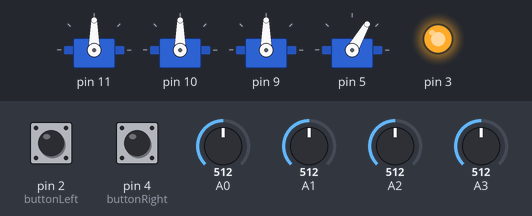
Recording of a sketch running on a simulated Arduino Uno, built with avr-gcc and run on an emulated ATmega328P. Parts: 4 × servo, output pins drawn as LEDs (lit = HIGH). The test bench sets the inputs (shaded band); at power-on: pin 2 (buttonLeft) HIGH, pin 4 (buttonRight) HIGH, A0 = 512, A1 = 512, A2 = 512, A3 = 512. What the sketch prints to the serial monitor is not drawn.

Above: at 0.1 s.
At 1.1 s:
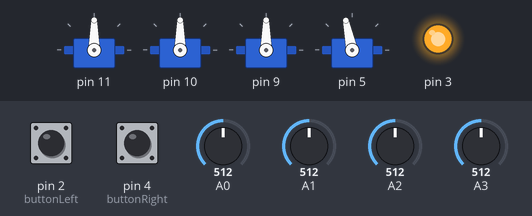
At 1.5 s:
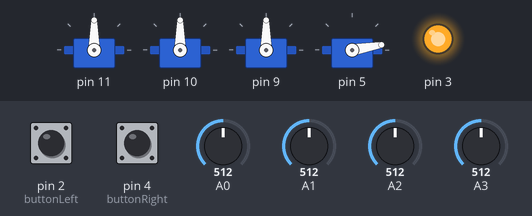
Timing chart, 0 to 3.0 s (numbered marks = the images above):
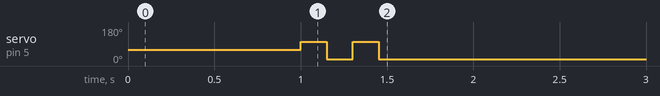

The sketch:

armLearn.ino
```cpp
//version 0.9.8
// enable an robot arm to learn motion

#include <Servo.h>
#include <SoftwareSerial.h>

SoftwareSerial mySerial(12, 13);     // hc06 bluetooth rx/tx
const int SERVOS = 4, MAXSPEED = 10; // servo pin 11/10/9/5 base/left/right/gripper
int PIN[SERVOS], value[SERVOS], currentAngle[SERVOS], MIN[SERVOS], MAX[SERVOS], INITANGLE[SERVOS];
Servo myservo[SERVOS];
int aOrg[] = {90, 90, 90};  // initial angle for base/left/right arm arm
int demoActions[9][4] = { { 90,  55, 165, 30},    // demo mode by pressing right button when boot
                          { 45, 145,  90,  0},
                          { 90,  55, 165,  0},
                          {135, 145,  90, 30},
                          { 90,  55, 165, 30},
                          {135, 145,  90,  0},
                          { 90,  55, 165,  0},
                          { 45, 145,  90, 30},
                          { 90,  55, 165, 30}
                       };

int DELAYTIME = 200;
int servo_moving[SERVOS] = {0,0,0,0};
boolean stringComplete = false;
int bt_servo = 0;
int bt_move = 0;
int idle[] = {0,0,0,0};
boolean learningMode = false, autoPlayMode = false, autoDemoMode = false;
boolean clawClosed = false, bootbuttonPressed = false;
int const maxAutoActions = 100;
int autoAction[maxAutoActions][SERVOS];  // can record up to 20 actions
int actionIndex = 0;  // total steps of an movement
int buttonPreState = 0;
int buttonLeft = 2, buttonRight = 4;
int threshLeft = 300, threshRight = 700;
int clawOpenangle = 10, clawCloseangle = 102;
int demospeed = 1;  //1 for 1x, 2 for 2x...

void setup() {
  Serial.begin(9600);    // RX/TX = D0/D1
  pinMode(2, INPUT_PULLUP);  //2 to memorize
  pinMode(4, INPUT_PULLUP);  //4 to start actions
  pinMode(3, OUTPUT);

  digitalWrite(3, HIGH);
  Serial.print(digitalRead(buttonLeft));
  Serial.print(" , ");
  Serial.println(digitalRead(buttonRight));

  mySerial.begin(38400); // RX/TX = D12/D13 for bluetooth

  init_Pins();
  cutcut();

  // long press left button for recording mode
  if (!digitalRead(buttonLeft)) {
    learningMode = true;
    buttonPreState = 1;
    delay(1000);
    digitalWrite(3, LOW);
    Serial.println("learningMode!!");
  }

  // long press right button for demo mode
  if (!digitalRead(buttonRight)) {
    autoDemoMode = true;
    buttonPreState = 1;
    auto_mode();
  }
}

void loop() {
  armfromto(autoAction[actionIndex], autoAction[0]);
}

void init_Pins(){
  PIN[0] = 11;          // pin to attach servo
  MIN[0] = 10;          // minimal angle of this servo based on mechanic structure
  MAX[0] = 179;         // maximum angle of this servo based on mechanic structure
  INITANGLE[0] = 90;    // initial angle at start up
  PIN[1] = 10;
  MIN[1] = 10;
  MAX[1] = 140;
  INITANGLE[1] = 90;
  PIN[2] = 9;
  MIN[2] = 40;
  MAX[2] = 170;
  INITANGLE[2] = 90;
  PIN[3] = 5;
  MIN[3] = 10;
  MAX[3] = 102;
  INITANGLE[3] = 60;

  //set motors to initial angles
  initMotors();

  // reset autoaction angles to record
  for (int i = 0 ; i < maxAutoActions; i++){
    for (int j = 0 ; j < SERVOS; j++){
      autoAction[i][j] = 0;
    }
  }
  // set autoAction[0][] = aOrg[];
  for (int i = 0 ; i < SERVOS-1; i++){
    autoAction[0][i] = aOrg[i];
  }
  autoAction[0][SERVOS-1] = clawOpenangle;
}

void move_bt(){
  checkSoftSerial();  // read bluetooth and set servo_moving[i] for each servo, format +1/0/-1

  for (int i = 0; i < SERVOS; i++){
    currentAngle[i] = myservo[i].read();  // get existing serveo angle

    if (servo_moving[i] != 0){
      currentAngle[i] += servo_moving[i];  // +/- angles based on the info from bluetooth
      currentAngle[i] = currentAngle[i] > MAX[i] ? --currentAngle[i] : currentAngle[i];  // ensure target angle within safe range
      currentAngle[i] = currentAngle[i] < MIN[i] ? ++currentAngle[i] : currentAngle[i];
      myservo[i].write(currentAngle[i]);  // rotate each servo
      delay(20);
    }
  }
}

// read from bluetooth and illustrate into angle change
// the format is 2 digit like "31", the first digit is servo , the 2nd digit is 1 or 2 for +/- angle
void checkSoftSerial() {
  String str = "";

  if (mySerial.available()){
    for (int i = 0 ; i < 2; i++){
      str += (char)mySerial.read();
    }
    // the servo to move
    int value = str.toInt();
    bt_servo = value / 10;

    // the direction to move
    int angle = value % 10;
    if (angle == 2) bt_move = 1;
    else if (angle == 1) bt_move = -1;
    else bt_move = 0;

    servo_moving[bt_servo] = bt_move;  // so we set +1/0/-1 into array to be used in move_bt()
  }
}

void move_arm(){
  boolean armChanged = false;

  for (int i = 0; i < SERVOS; i++){
    value[i] = analogRead(i);              // read the mecharm value from analog port 0~3
    delay(2);
    currentAngle[i] = myservo[i].read();   // get existing angles

    if (value[i] > threshRight) {
      idle[i] = 0;      // reset idle because someone touch the mecharm
      armChanged = true;
      if (currentAngle[i] > MIN[i]) --currentAngle[i]; // adjust the angle according to mecharm direction
      if (i == SERVOS-1) currentAngle[i] = clawCloseangle;            // for claw, only open/close mode
    } else if (value[i] < threshLeft) {
      idle[i] = 0;
      armChanged = true;
      if (currentAngle[i] < MAX[i]) ++currentAngle[i];
      if (i == SERVOS-1) currentAngle[i] = clawOpenangle;
    } else {
      ++idle[i];
    }

    if (idle[i] >= 100){
      //myservo[i].detach();  // optional: detach servo after idle for a while
      idle[i] = 0;
    }
  }
  if (armChanged){
    for (int i = 0 ; i < SERVOS; i++){
      // before write angle , let's attach servo if not
      if (!myservo[i].attached()) myservo[i].attach(PIN[i]);
      myservo[i].write(currentAngle[i]);
    }
  }
  delay(20);
}

// memorize the actions
void move_mem(){
  if (!autoPlayMode){
    if (learningMode){
      //Serial.println("learningMode");
      // if one of any button pressed, memorize the angles
      if (!digitalRead(buttonRight)) {
        // done recoding, going to auto play
        autoPlayMode = true;
        return;
      }
      int buttonPressed = !digitalRead(buttonLeft);
      //Serial.print("buttonPressed = ");
      //if (buttonPressed) Serial.println("buttonPressed");
      delay(1);


      if (buttonPreState && buttonPressed) return; // repeated count of the same press
      else if (!buttonPreState && buttonPressed){  // Left button pressed to record
      actionIndex++;
        buttonPreState = true;
        if (actionIndex < maxAutoActions){
          Serial.print("actionIndex = ");
          Serial.println(actionIndex);
          for(int i = 0; i < SERVOS; i++){
            int tmp = myservo[i].read();
            Serial.print(tmp);
            Serial.print(" , ");
            autoAction[actionIndex][i] = tmp;
          }
          Serial.println("");


          if (actionIndex == maxAutoActions) autoPlayMode = true;
        }
      } else buttonPreState = buttonPressed;

      if (!digitalRead(buttonRight)) { // Right button pressed
        autoPlayMode = true;
      }
    }
  } else {
    // auto Playing Mode
    autoPlay();
  }
  //delay(100);
}

// open and close the claw 2 times
void cutcut(){
  delay(1000);
  for (int i = 0; i < 2; i++){
    closeclaw(true);
    delay(150);
    closeclaw(false);
    delay(150);
  }
}

// auto mode for demo purpose, can be paused any time if mecharm is touched
void auto_mode(){
  int elements = sizeof(demoActions) / (4*sizeof(int));
  Serial.print("elements = ");
  Serial.println(elements);
  cutcut();
  while(1){
    for (int i = 0; i < elements-1; i++){
      if (buttonPressed()) {
        learningMode = false;
        autoPlayMode = false;
        autoDemoMode = false;
        return;
      }
      armfromto(demoActions[i], demoActions[i+1]);
    }
  }
}

//play recorded mode
void autoPlay(){
  digitalWrite(3, HIGH);
  // moving from current to the first position
  //Serial.print("autoPlay: last one to 0 : total ");
  //Serial.println(actionIndex);
  //armfromto(autoAction[actionIndex], autoAction[0]);
  initMotors();
  delay(1000);
  cutcut();

  while(1){
    for (int i = 0; i < actionIndex; i++){
      Serial.println("start playing...");

      // pause if mecharm touched, resume if touch again
      if (buttonPressed()) {
        learningMode = false;
        autoPlayMode = false;
        autoDemoMode = false;
        return;
      }
      Serial.print("autoplay : =============");
      Serial.println(i);
      armfromto(autoAction[i], autoAction[i+1]);
    }
    delay(500/demospeed);
    armfromto(autoAction[actionIndex], autoAction[0]);  //back to the first action
    delay(500/demospeed);
  }
}

// rotate all servos at a time smoothly by using "for" loop and delay(30)
void armfromto(int *arrf, int *arrt){
  int maxAngles = 0;
  float lp[4];

  // adjust speed
  adjustSpeed();

  maxAngles = max(max(abs(arrt[0] - arrf[0]), abs(arrt[1] - arrf[1])), abs(arrt[2] - arrf[2]));
  maxAngles /= demospeed;
  maxAngles = maxAngles < 1 ? 1 : maxAngles;
  Serial.print("speed = ");
  Serial.println(demospeed);

  for (int i = 0; i < SERVOS-1; i++){
   // Serial.print(arrt[i] - arrf[i]);
   // Serial.print(" ");
  }
  //Serial.println(" === Delta");

  for (int i = 0; i < SERVOS-1; i++){
    lp[i] = float(arrt[i] - arrf[i])/float(maxAngles);
    //Serial.print(lp[i]);
    //Serial.print(" ");
    //Serial.println();
  }

  for (int j = 1; j <= maxAngles; j++){

    for (int i = 0; i < SERVOS-1; i++){

      //Serial.print(arrf[i]+j*lp[i]);
      //Serial.print(" ");
      myservo[i].write(arrf[i]+j*lp[i]);
    }
   // Serial.print(" === ");
   // Serial.println(j);

    delay(20);
  }
  // the claw
  myservo[SERVOS-1].write(arrt[SERVOS-1]);
  delay(20);

  if (autoPlayMode || autoDemoMode){
    //Serial.print("claw angle: ");
    //Serial.println(clawCloseangle);
    //myservo[SERVOS-1].write(arrt[SERVOS-1]);
    //delay(20);
  }
}

// close the claw
void closeclaw(boolean op){
  if (op){
    myservo[SERVOS-1].write(clawCloseangle);
  } else {
    myservo[SERVOS-1].write(clawOpenangle);
  }
}

// check if mecharm touched to stop the auto mode
boolean mecharmTouched(){
  int tmp = 500;

  for (int i = 0; i < SERVOS; i++){
    tmp = analogRead(i);
    delay(1);
    if (tmp > threshRight || tmp < threshLeft) return true;
  }

  return false;
}

void initMotors(){
  // attach servos to pins
  for (int i = 0; i < SERVOS; i++){
    myservo[i].attach(PIN[i]);
    myservo[i].write(INITANGLE[i]);
    value[i] = 0;
    idle[i] = 0;
  }
}

void adjustSpeed(){
  //if (learningMode) {
    for (int i = 0; i < SERVOS; i++){
      if (analogRead(i) > threshRight) demospeed++;
      if (analogRead(i) < threshLeft) demospeed--;
    }
    demospeed = demospeed < 1 ? 1 : demospeed;
    demospeed = demospeed > MAXSPEED ? MAXSPEED : demospeed;
  //}
}

boolean buttonPressed(){
  //return true when any button pressed and not previously pressed
  if(!buttonPreState && (!digitalRead(buttonRight) || !digitalRead(buttonLeft))) {
    buttonPreState = 1;
    return true;
  } else if (digitalRead(buttonRight) && digitalRead(buttonLeft)){
    buttonPreState = 0;
  }
  return false;
}
```
